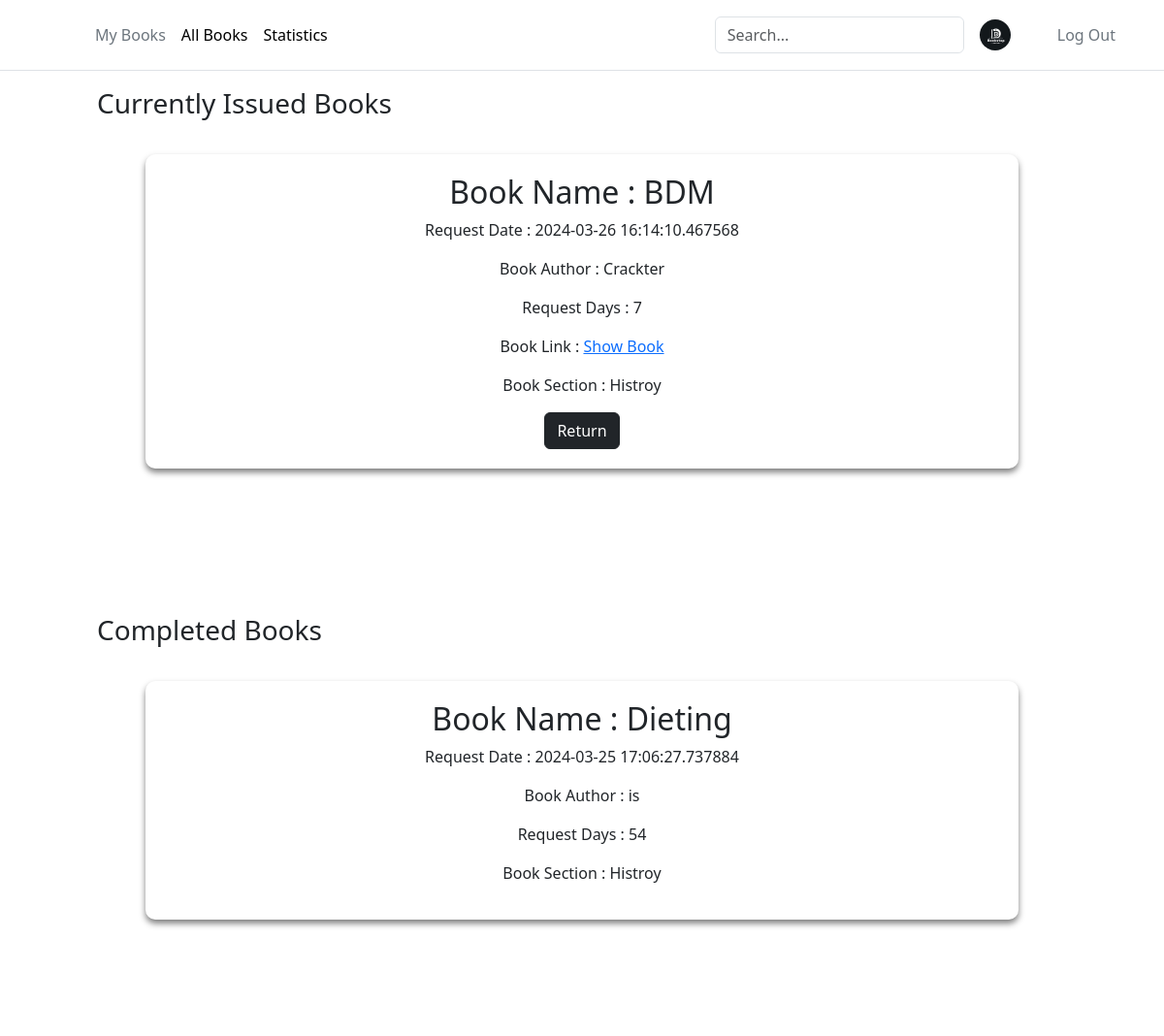
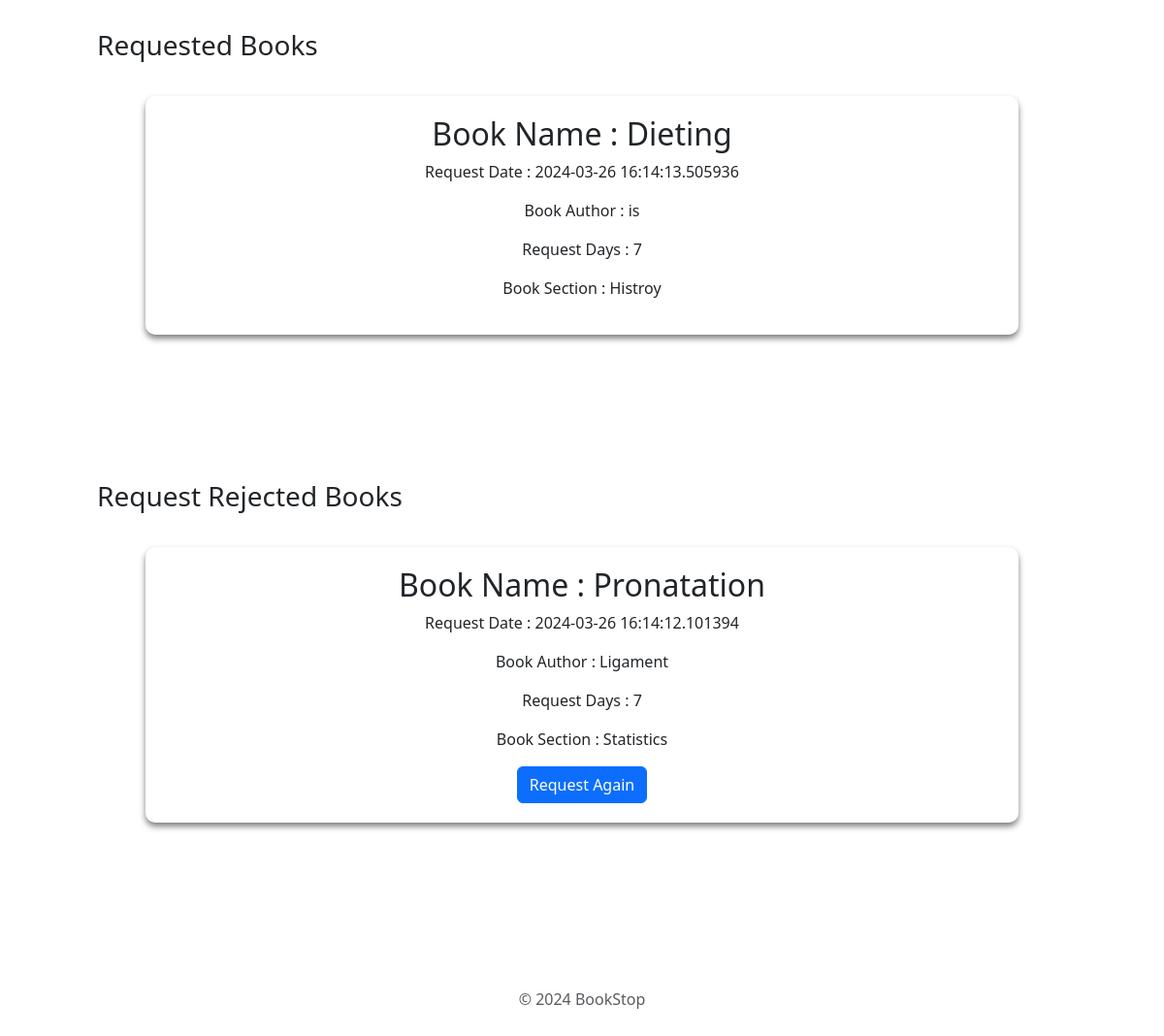
Page /myBooks (signed in) on the earlier database version (2 pictures, top to bottom).
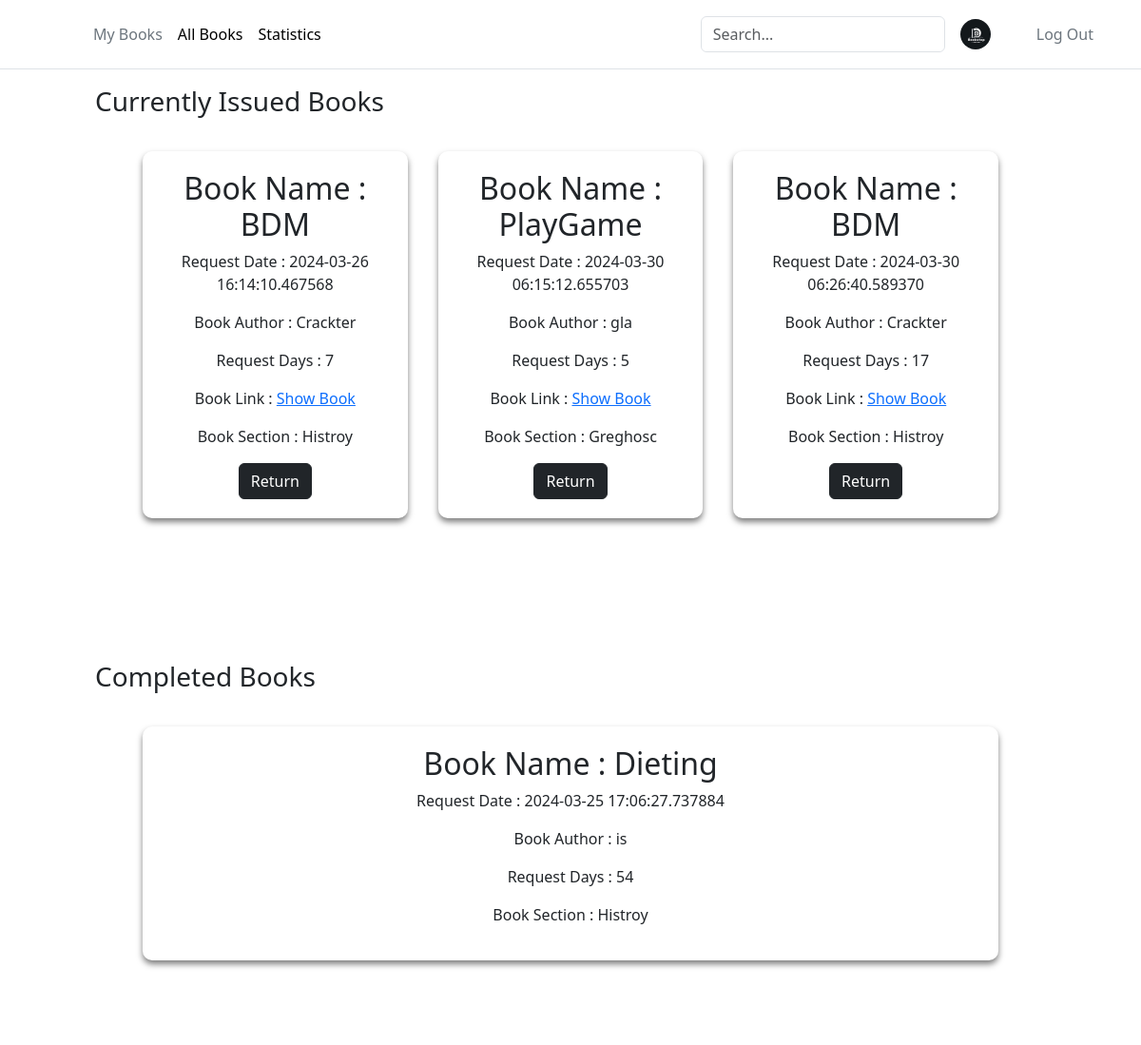
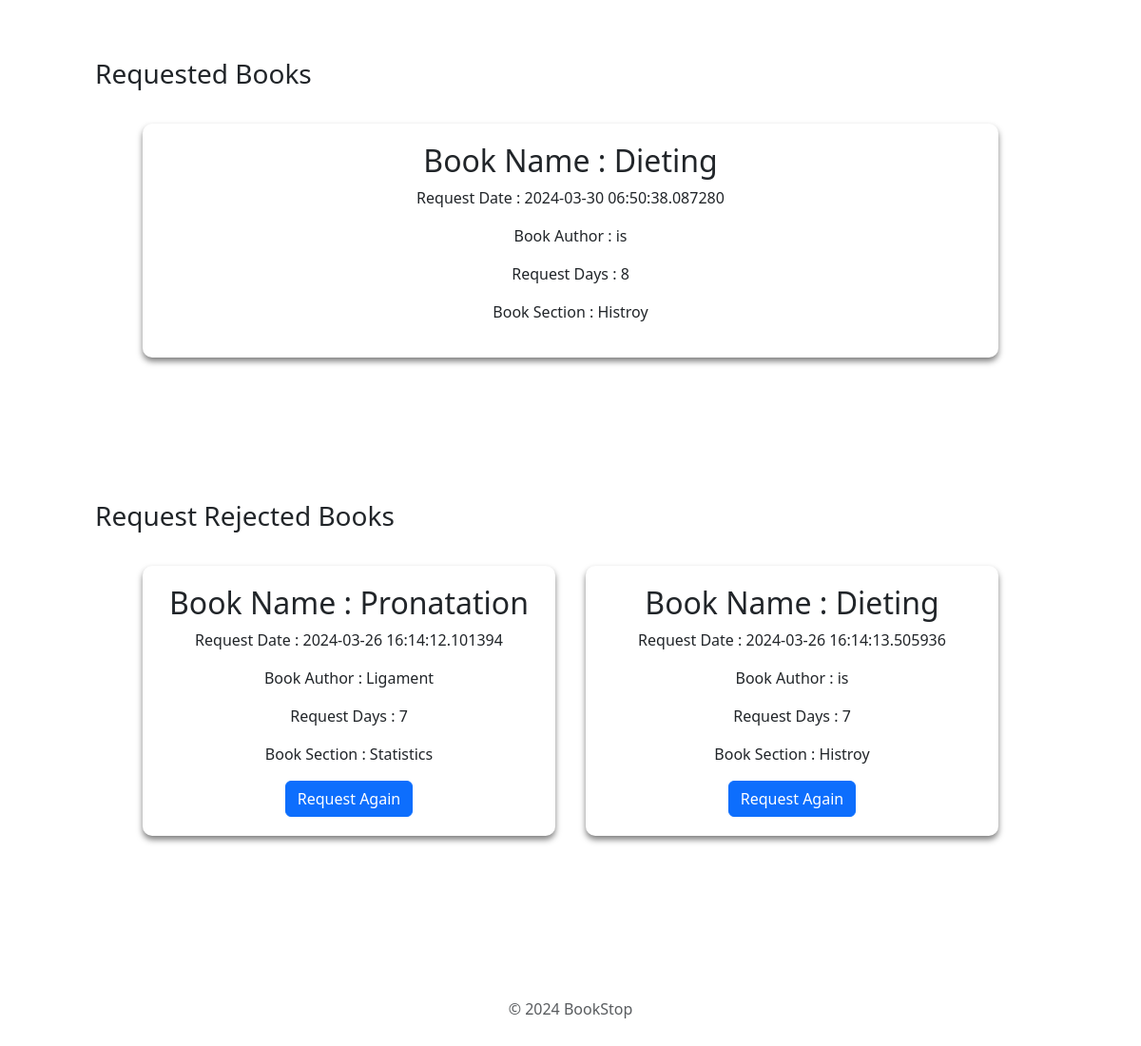
Same page on the later database version (2 pictures, top to bottom).
### app.py (models this page shows)
class BookIssue(db.Model):
    __tablename__ = 'BookIssue'
    IssueId = db.Column(db.Integer, autoincrement=True, primary_key=True)
    UserId = db.Column(db.Integer, db.ForeignKey(User.UserId), nullable=False)
    BookId = db.Column(db.Integer, db.ForeignKey(Books.BookId), nullable=False)
    SectionId = db.Column(db.Integer, db.ForeignKey(Section.SectionId), nullable=False)
    RequestDate = db.Column(db.DateTime, nullable=False, default=datetime.datetime.utcnow)
    Days = db.Column(db.Integer, nullable=False)
    IssueDate = db.Column(db.String)
    IssueStatus = db.Column(db.String, nullable=False)
    LastIssueStatusDate = db.Column(db.String)

### app.py (the view, shortened to what this page needs)
@app.route("/myBooks", methods=["GET","POST"])
def myBooks():
    if 'user_id' not in session:
        return redirect(url_for('userLogin'))
    BookIssueMergeTable = BookIssueMerge.query.filter(
        BookIssueMerge.UserId == session['user_id'],
        BookIssueMerge.Section_Title.isnot(None),
        BookIssueMerge.Author.isnot(None),
        BookIssueMerge.Book_Title.isnot(None),
        BookIssueMerge.IssueStatus == "requested",
        BookIssueMerge.UserName.isnot(None)).all()
    ApprovedBookIssueMergeTable = BookIssueMerge.query.filter(
        BookIssueMerge.UserId == session['user_id'],
        BookIssueMerge.Section_Title.isnot(None),
        BookIssueMerge.Author.isnot(None),
        BookIssueMerge.Book_Title.isnot(None),
        BookIssueMerge.IssueStatus == "Approved",
        BookIssueMerge.UserName.isnot(None)).all()
    RejectedBookIssueMergeTable = BookIssueMerge.query.filter(
        BookIssueMerge.UserId == session['user_id'],
        BookIssueMerge.Section_Title.isnot(None),
        BookIssueMerge.Author.isnot(None),
        BookIssueMerge.Book_Title.isnot(None),
        BookIssueMerge.IssueStatus == "Rejected",
        BookIssueMerge.UserName.isnot(None)).all()
    ExpiredBookIssueMergeTable = BookIssueMerge.query.filter(
        BookIssueMerge.UserId == session['user_id'],
        BookIssueMerge.Section_Title.isnot(None),
        BookIssueMerge.Author.isnot(None),
        BookIssueMerge.Book_Title.isnot(None),
        BookIssueMerge.IssueStatus == "Expired",
        BookIssueMerge.UserName.isnot(None)).all()
    return render_template("myBooks.html", approvedBooks = ApprovedBookIssueMergeTable, rejectedBooks = RejectedBookIssueMergeTable, issueBooks = BookIssueMergeTable,
    expiredBooks = ExpiredBookIssueMergeTable)

### templates/myBooks.html (shortened to what this page needs)
<!DOCTYPE html>
<html lang="en">
  <head>
    <link rel="stylesheet" href="/static/add-section.css" />
    {% include 'bootstrap.html' %}
  </head>
  <body>
    <div>
      {% include 'header.html' %}
      <div>
        <h3 class="firstHeading">Currently Issued Books</h3>
        <div class="main-container">
          {% for book in approvedBooks %}
          <div class="section-container" id="1">
            <h2>Book Name : {{book.Book_Title}}</h2>
            <p>Request Date : {{book.RequestDate}}</p>
            <p>Book Author : {{book.Author}}</p>
            <p>Request Days : {{book.Days}}</p>
            <p>
              Book Link :
              <a href="{{ url_for('download_book', filename=book.Book_Link) }}"
                >Show Book</a
              >
            </p>
            <div>
              <p>Book Section : {{book.Section_Title}}</p>
            </div>
            <form action="/myBooks" method="post" style="display: inline">
              <button type="submit" class="btn btn-dark">Return</button>
            </form>
          </div>
          {% endfor %}
        </div>
        <h3>Completed Books</h3>
        <div class="main-container">
          {% for book in expiredBooks %}
          <div class="section-container" id="1">
            <h2>Book Name : {{book.Book_Title}}</h2>
            <p>Request Date : {{book.RequestDate}}</p>
            <p>Book Author : {{book.Author}}</p>
            <p>Request Days : {{book.Days}}</p>
            <div>
              <p>Book Section : {{book.Section_Title}}</p>
            </div>
          </div>
          {% endfor %}
        </div>
        <h3>Requested Books</h3>
        <div class="main-container">
          {% for book in issueBooks %}
          <div class="section-container" id="1">
            <h2>Book Name : {{book.Book_Title}}</h2>
            <p>Request Date : {{book.RequestDate}}</p>
            <p>Book Author : {{book.Author}}</p>
            <p>Request Days : {{book.Days}}</p>
            <div>
              <p>Book Section : {{book.Section_Title}}</p>
            </div>
          </div>
          {% endfor %}
        </div>
        <h3>Request Rejected Books</h3>
        <div class="main-container">
          {% for book in rejectedBooks %}
          <div class="section-container" id="1">
            <h2>Book Name : {{book.Book_Title}}</h2>
            <p>Request Date : {{book.RequestDate}}</p>
            <p>Book Author : {{book.Author}}</p>
            <p>Request Days : {{book.Days}}</p>
            <div>
              <p>Book Section : {{book.Section_Title}}</p>
            </div>
            <form action="/myBooks" method="post" style="display: inline">
              <button type="submit" class="btn btn-primary">
                Request Again
              </button>
            </form>
          </div>
          {% endfor %}
        </div>
        {% include 'footer.html' %}
      </div>
    </div>
  </body>
</html>

### templates/bootstrap.html (shortened to what this page needs)
<link
  href="https://cdn.jsdelivr.net/npm/bootstrap@5.3.2/dist/css/bootstrap.min.css"
  rel="stylesheet"
/>

### templates/header.html (shortened to what this page needs)
<header class="p-3 mb-1 border-bottom">
  <div class="container">
    <div
      class="d-flex flex-wrap align-items-center justify-content-center justify-content-lg-start"
    >
      <a
        href="/"
        class="d-flex align-items-center mb-2 mb-lg-0 link-body-emphasis text-decoration-none"
      >
        <svg
          class="bi me-2"
          width="40"
          height="32"
          role="img"
          aria-label="Bootstrap"
        >
          <use xlink:href="#bootstrap" />
        </svg>
      </a>
      <ul
        class="nav col-12 col-lg-auto me-lg-auto mb-2 justify-content-center mb-md-0"
      >
        <li>
          <a href="/myBooks" class="nav-link px-2 link-secondary">My Books</a>
        </li>
        <li>
          <a href="/allBooks" class="nav-link px-2 link-body-emphasis"
            >All Books</a
          >
        </li>
        <li>
          <a href="/userStats" class="nav-link px-2 link-body-emphasis"
            >Statistics</a
          >
        </li>
      </ul>
      <form class="col-12 col-lg-auto mb-3 mb-lg-0 me-lg-3" role="search">
        <input
          type="search"
          class="form-control"
          placeholder="Search..."
          aria-label="Search"
          id="searchInput"
        />
      </form>
      <img
        src="/static/logo.jpg"
        alt="mdo"
        width="32"
        height="32"
        class="rounded-circle"
      />
      <ul class="nav" style="margin-left: 40px">
        <li>
          <a href="/logout" class="nav-link px-2 link-secondary">Log Out</a>
        </li>
      </ul>
    </div>
  </div>
</header>

### templates/footer.html
<div class="container">
  <footer class="py-3 my-4">
    <p class="text-center text-body-secondary">&copy; 2024 BookStop</p>
  </footer>
</div>

### static/add-section.css (style rules this page uses)
body { background-color: #2d2a2e; margin: 0; }
.main-container { display: flex; flex-wrap: wrap; padding: 130px; align-items: flex-start; gap: 2em; margin: 20px; }
.section-container { background-color: rgba(255, 255, 255, 0.1); backdrop-filter: blur(10px); border-radius: 10px; padding: 20px 20px; box-shadow: 0 4px 6px rgba(0, 0, 0, 0.5); text-align: center; width: 20%; flex-grow: 1; }
.firstHeading { padding-top: 90px; padding-left: 100px; margin-bottom: -115px !important; }
h3 { padding-left: 100px; margin-bottom: -115px !important; }
header { position: fixed; top: 0; left: 0; width: 100%; background-color: rgba(255, 255, 255, 0.9); z-index: 2; }
input, textarea { width: 100%; padding: 8px; border-radius: 4px; border: solid 1px #0d6efd; color: #000; }
input, textarea { margin-bottom: 20px; }

Differences in the rows shown:
added BookIssue: Book_Title "PlayGame", RequestDate "2024-03-30 06:15:12.655703", Author "gla", Days "5", Section_Title "Greghosc", shown under "Currently Issued Books"
added BookIssue: Book_Title "BDM", RequestDate "2024-03-30 06:26:40.589370", Author "Crackter", Days "17", Section_Title "Histroy", shown under "Currently Issued Books"
added BookIssue: Book_Title "Dieting", RequestDate "2024-03-30 06:50:38.087280", Author "is", Days "8", Section_Title "Histroy", shown under "Requested Books"
changed BookIssue (number 7 of 7 on the later page): moves from the list under "Requested Books" to the list under "Request Rejected Books"
